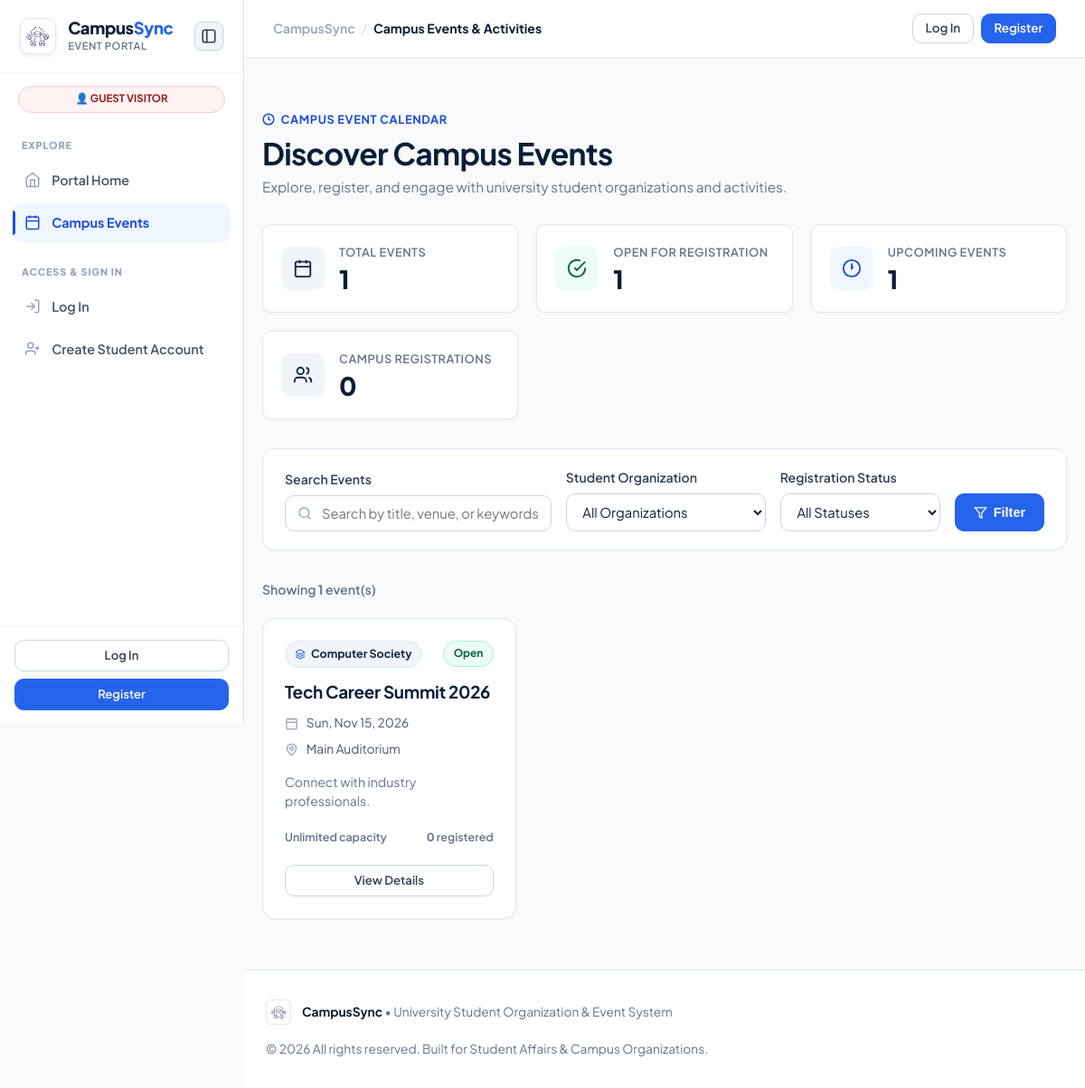
Page /pages/events.php on the committed database.
### tables this page shows
CREATE TABLE events (
  event_id INT PRIMARY KEY AUTO_INCREMENT,
  org_id INT NOT NULL,
  event_title VARCHAR(150) NOT NULL,
  event_description TEXT,
  event_date DATE NOT NULL,
  event_venue VARCHAR(100) NOT NULL,
  registration_open TINYINT(1) DEFAULT 1,
  max_participants INT DEFAULT 0,
  created_at TIMESTAMP DEFAULT CURRENT_TIMESTAMP,
  FOREIGN KEY (org_id) REFERENCES organizations(org_id) ON DELETE CASCADE
);

CREATE TABLE organizations (
  org_id INT PRIMARY KEY AUTO_INCREMENT,
  org_name VARCHAR(100) NOT NULL,
  org_description TEXT,
  created_at TIMESTAMP DEFAULT CURRENT_TIMESTAMP
);

### pages/events.php (the view, shortened to what this page needs)
<?php
require_once '../config/db_connect.php';
include '../includes/header.php';
include '../includes/navbar.php';
$search = trim($_GET['search'] ?? '');
$status_filter = trim($_GET['status'] ?? 'all');
$total_events = $conn->query("SELECT COUNT(*) FROM events")->fetchColumn();
$open_events = $conn->query("
    SELECT COUNT(*) FROM events e
    WHERE e.registration_open = 1
      AND (e.max_participants = 0 OR (SELECT COUNT(*) FROM registrations r WHERE r.event_id = e.event_id) < e.max_participants)
")->fetchColumn();
$upcoming_events = $conn->query("
    SELECT COUNT(*) FROM events WHERE event_date >= date('now') OR event_date >= CURRENT_DATE
")->fetchColumn();
$my_registered_count = 0;
$query = "
    SELECT e.*, o.org_name,
           (SELECT COUNT(*) FROM registrations r WHERE r.event_id = e.event_id) as registered_count
    FROM events e
    JOIN organizations o ON e.org_id = o.org_id
    WHERE 1=1
";
$params = [];
$query .= " ORDER BY e.event_date ASC";
$stmt = $conn->prepare($query);
$stmt->execute($params);
$events = $stmt->fetchAll();
?>
<div class="container">
    <div style="display: flex; justify-content: space-between; align-items: flex-end; margin-bottom: 1.8rem; flex-wrap: wrap; gap: 1rem;">
        <div>
            <div style="display: inline-flex; align-items: center; gap: 0.4rem; font-size: 0.8rem; font-weight: 700; color: var(--blue-600); text-transform: uppercase; letter-spacing: 0.05em; margin-bottom: 0.35rem;">
                <svg width="14" height="14" viewBox="0 0 24 24" fill="none" stroke="currentColor" stroke-width="2.5"><circle cx="12" cy="12" r="10"/><polyline points="12 6 12 12 16 14"/></svg>
                Campus Event Calendar
            </div>
            <h1 style="font-size: 2.1rem; color: var(--navy-900); letter-spacing: -0.02em;">Discover Campus Events</h1>
            <p style="color: var(--slate-500); font-size: 0.96rem; margin-top: 0.2rem;">
                Explore, register, and engage with university student organizations and activities.
            </p>
        </div>
    </div>
    <div class="metrics-strip">
        <div class="metric-tile">
            <div class="metric-icon-box metric-icon-navy">
                <svg width="22" height="22" viewBox="0 0 24 24" fill="none" stroke="currentColor" stroke-width="2"><rect width="18" height="18" x="3" y="4" rx="2" ry="2"/><line x1="16" y1="2" x2="16" y2="6"/><line x1="8" y1="2" x2="8" y2="6"/><line x1="3" x2="21" y1="10" y2="10"/></svg>
            </div>
            <div>
                <div class="metric-data-title">Total Events</div>
                <div class="metric-data-number"><?php echo $total_events; ?></div>
            </div>
        </div>
        <div class="metric-tile">
            <div class="metric-icon-box metric-icon-emerald">
                <svg width="22" height="22" viewBox="0 0 24 24" fill="none" stroke="currentColor" stroke-width="2"><path d="M22 11.08V12a10 10 0 1 1-5.93-9.14"/><polyline points="22 4 12 14.01 9 11.01"/></svg>
            </div>
            <div>
                <div class="metric-data-title">Open for Registration</div>
                <div class="metric-data-number"><?php echo $open_events; ?></div>
            </div>
        </div>
        <div class="metric-tile">
            <div class="metric-icon-box metric-icon-blue">
                <svg width="22" height="22" viewBox="0 0 24 24" fill="none" stroke="currentColor" stroke-width="2"><circle cx="12" cy="12" r="10"/><polyline points="12 6 12 12 14 10"/></svg>
            </div>
            <div>
                <div class="metric-data-title">Upcoming Events</div>
                <div class="metric-data-number"><?php echo $upcoming_events; ?></div>
            </div>
        </div>
        <div class="metric-tile">
            <div class="metric-icon-box metric-icon-navy">
                <svg width="22" height="22" viewBox="0 0 24 24" fill="none" stroke="currentColor" stroke-width="2"><path d="M16 21v-2a4 4 0 0 0-4-4H6a4 4 0 0 0-4 4v2"/><circle cx="9" cy="7" r="4"/><path d="M22 21v-2a4 4 0 0 0-3-3.87"/><path d="M16 3.13a4 4 0 0 1 0 7.75"/></svg>
            </div>
            <div>
                <div class="metric-data-title"><?php echo is_logged_in() ? 'My Registrations' : 'Campus Registrations'; ?></div>
                <div class="metric-data-number"><?php echo is_logged_in() ? $my_registered_count : $conn->query("SELECT COUNT(*) FROM registrations")->fetchColumn(); ?></div>
            </div>
        </div>
    </div>
    <div class="filter-panel">
        <form method="GET" class="filter-grid">
            <div>
                <label>Search Events</label>
                <div class="input-with-icon">
                    <input type="text" name="search" placeholder="Search by title, venue, or keywords..." value="<?php echo e($search); ?>">
                </div>
            </div>
            <div>
                <label>Student Organization</label>
                <select name="org_id">
                    <option value="0">All Organizations</option>
                </select>
            </div>
            <div>
                <label>Registration Status</label>
                <select name="status">
                    <option value="all" <?php echo $status_filter === 'all' ? 'selected' : ''; ?>>All Statuses</option>
                </select>
            </div>
            <div style="display: flex; gap: 0.5rem;">
                <button type="submit" class="btn btn-primary" style="height: 42px;">
                    <svg width="15" height="15" viewBox="0 0 24 24" fill="none" stroke="currentColor" stroke-width="2"><polygon points="22 3 2 3 10 12.46 10 19 14 21 14 12.46 22 3"/></svg>
                    Filter
                </button>
            </div>
        </form>
    </div>
    <div style="display: flex; justify-content: space-between; align-items: center; margin-bottom: 1.25rem;">
        <span style="font-size: 0.88rem; font-weight: 600; color: var(--slate-500);">
            Showing <strong><?php echo count($events); ?></strong> event(s)
        </span>
    </div>
    <?php if (empty($events)): ?>
        <div class="card" style="text-align: center; padding: 4rem 1.5rem;">
            <div style="width: 56px; height: 56px; border-radius: 50%; background: var(--slate-100); display: flex; align-items: center; justify-content: center; margin: 0 auto 1.25rem auto; color: var(--slate-400);">
                <svg width="24" height="24" viewBox="0 0 24 24" fill="none" stroke="currentColor" stroke-width="2"><circle cx="11" cy="11" r="8"/><line x1="21" y1="21" x2="16.65" y2="16.65"/></svg>
            </div>
            <h3 style="font-size: 1.25rem; margin-bottom: 0.35rem; color: var(--navy-900);">No matching events found</h3>
            <p style="color: var(--slate-500); font-size: 0.92rem; max-width: 420px; margin: 0 auto 1.5rem auto;">
                Try adjusting your search query, choosing a different organization, or resetting the filters.
            </p>
            <a href="events.php" class="btn btn-secondary">Clear All Filters</a>
        </div>
    <?php else: ?>
        <div class="events-responsive-grid">
            <?php foreach ($events as $event):
                $is_full = ($event['max_participants'] > 0 && $event['registered_count'] >= $event['max_participants']);
                $slots_available = ($event['max_participants'] > 0) ? max(0, $event['max_participants'] - $event['registered_count']) : null;
            ?>
                <div class="event-card">
                    <div>
                        <div class="event-card-top">
                            <?php echo render_org_badge($event['org_name']); ?>
                            <?php if (!$event['registration_open']): ?>
                                <span class="status-badge status-closed">Closed</span>
                            <?php elseif ($is_full): ?>
                                <span class="status-badge status-full">Full</span>
                            <?php else: ?>
                                <span class="status-badge status-open">Open</span>
                            <?php endif; ?>
                        </div>
                        <h3 class="event-title">
                            <a href="event_details.php?id=<?php echo $event['event_id']; ?>">
                                <?php echo e($event['event_title']); ?>
                            </a>
                        </h3>
                        <div class="event-details-meta">
                            <div class="meta-row">
                                <svg width="15" height="15" viewBox="0 0 24 24" fill="none" stroke="currentColor" stroke-width="2"><rect width="18" height="18" x="3" y="4" rx="2" ry="2"/><line x1="16" y1="2" x2="16" y2="6"/><line x1="8" y1="2" x2="8" y2="6"/><line x1="3" x2="21" y1="10" y2="10"/></svg>
                                <span><?php echo date('D, M j, Y', strtotime($event['event_date'])); ?></span>
                            </div>
                            <div class="meta-row">
                                <svg width="15" height="15" viewBox="0 0 24 24" fill="none" stroke="currentColor" stroke-width="2"><path d="M20 10c0 6-8 12-8 12s-8-6-8-12a8 8 0 0 1 16 0Z"/><circle cx="12" cy="10" r="3"/></svg>
                                <span style="white-space: nowrap; overflow: hidden; text-overflow: ellipsis;"><?php echo e($event['event_venue']); ?></span>
                            </div>
                        </div>
                        <p class="event-brief"><?php echo e($event['event_description']); ?></p>
                    </div>
                    <div>
                        <div class="slots-bar-container">
                            <div class="slots-bar-label">
                                <span>
                                    <?php if ($slots_available !== null): ?>
                                        <strong style="color: <?php echo $slots_available > 0 ? 'var(--emerald-600)' : 'var(--danger-text)'; ?>;"><?php echo $slots_available; ?> slots left</strong>
                                    <?php else: ?>
                                        <span>Unlimited capacity</span>
                                    <?php endif; ?>
                                </span>
                                <span>
                                    <?php if ($event['max_participants'] > 0): ?>
                                        <strong><?php echo $event['registered_count']; ?></strong> / <?php echo $event['max_participants']; ?>
                                    <?php else: ?>
                                        <strong><?php echo $event['registered_count']; ?></strong> registered
                                    <?php endif; ?>
                                </span>
                            </div>
                        </div>
                        <div style="display: flex; gap: 0.5rem; align-items: center;">
                            <a href="event_details.php?id=<?php echo $event['event_id']; ?>" class="btn btn-secondary btn-sm" style="flex: 1;">
                                View Details
                            </a>
                        </div>
                    </div>
                </div>
            <?php endforeach; ?>
        </div>
    <?php endif; ?>
</div>
<?php include '../includes/footer.php'; ?>

### config/security.php (shortened to what this page needs)
<?php
function is_logged_in() {
    return isset($_SESSION['user_id']) && !empty($_SESSION['user_id']);
}
function e($value) {
    return htmlspecialchars((string)($value ?? ''), ENT_QUOTES, 'UTF-8');
}
function get_org_acronym($name) {
    $name = trim((string)$name);
    $words = preg_split('/[\s\-_]+/', $name);
    $ignore = ['of', 'and', 'the', 'for', 'in', 'on', 'at', 'to', 'by', 'with', 'a', 'an', '&'];
    $letters = [];
    foreach ($words as $word) {
        $clean = preg_replace('/[^a-zA-Z0-9]/', '', $word);
        $letters[] = strtoupper($clean[0]);
    }
    return implode('', $letters);
}
function render_org_badge($org_name, $max_len = 20, $extra_style = '', $icon_size = 12) {
    $fullName = trim((string)$org_name);
    $acronym = get_org_acronym($fullName);
    $isAcronym = (mb_strlen($fullName) > $max_len && !empty($acronym) && mb_strlen($acronym) < mb_strlen($fullName));
    $displayName = $isAcronym ? $acronym : $fullName;
    $titleAttr = e($fullName);
    $styleAttr = $extra_style ? ' style="' . e($extra_style) . '"' : '';
    $acronymClass = $isAcronym ? ' org-tag-acronym' : '';
    return '<span class="org-tag' . $acronymClass . '" title="' . $titleAttr . '" aria-label="' . $titleAttr . '"' . $styleAttr . '>'
        . '<svg width="' . intval($icon_size) . '" height="' . intval($icon_size) . '" viewBox="0 0 24 24" fill="none" stroke="currentColor" stroke-width="2" aria-hidden="true">'
        . '<path d="M12 2L2 7l10 5 10-5-10-5zM2 17l10 5 10-5M2 12l10 5 10-5"/>'
        . '</svg>'
        . '<span class="org-name-text">' . e($displayName) . '</span>'
        . '</span>';
}
?>

### rows in the picture
events: org.org_name "Computer Society", registration_open "Open", event_title "Tech Career Summit 2026", event_date "Sun, Nov 15, 2026", event_venue "Main Auditorium", event_description "Connect with industry professionals.", registered_count "0"

### other values in the picture
$currentTitle "Campus Events & Activities"
$total_events "1"
$open_events "1"
$upcoming_events "1"
$conn->query("SELECT COUNT(*) FROM registrations")->fetchColumn() "0"
count($events) "1"
